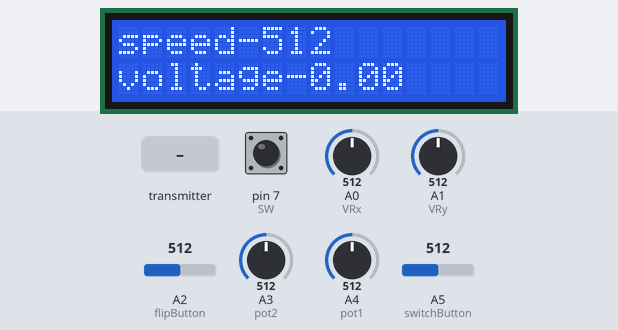
A sketch run on a simulated Arduino Uno, built with avr-gcc and run on an emulated ATmega328P. Parts: 16×2 character LCD. Inputs (shaded band) come from the test bench; at power-on: A3 (pot2) = 512, pin 7 (SW) HIGH, A0 (VRx) = 512, A1 (VRy) = 512, A2 (flipButton) = 512, A4 (pot1) = 512, A5 (switchButton) = 512. No radio packets arrive unless stated; what the sketch prints to the serial monitor is not drawn.

Above: at 1.2 s.
1.3 s: A3 (pot2) set to 110
At 2.5 s:
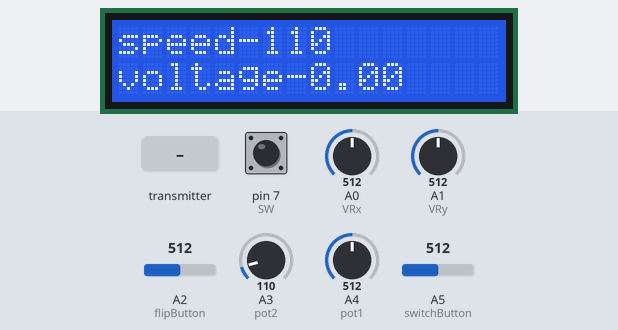
2.9 s: A3 (pot2) set to 89
At 3.9 s:
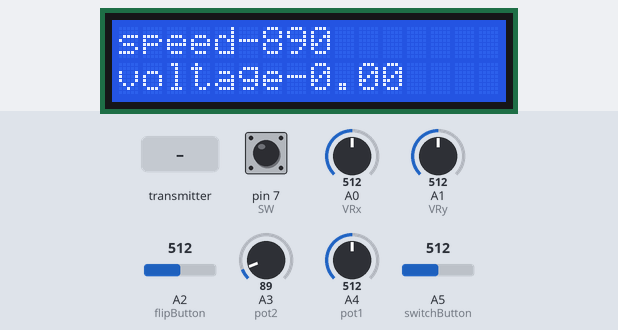
4.5 s: the transmitter starts sending receivedReading.1 = 25
At 5.7 s:
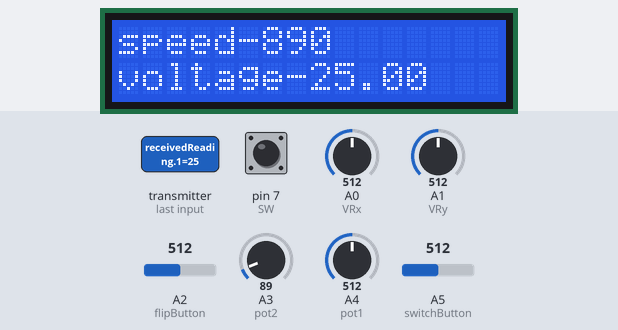
6.0 s: the transmitter starts sending receivedReading.1 = 100
At 6.5 s:
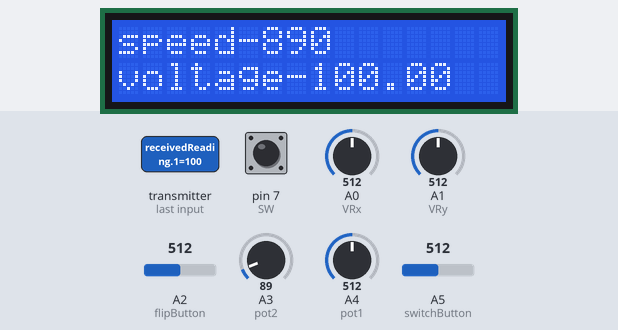
7.5 s: the transmitter starts sending receivedReading.1 = 0
At 8.1 s:
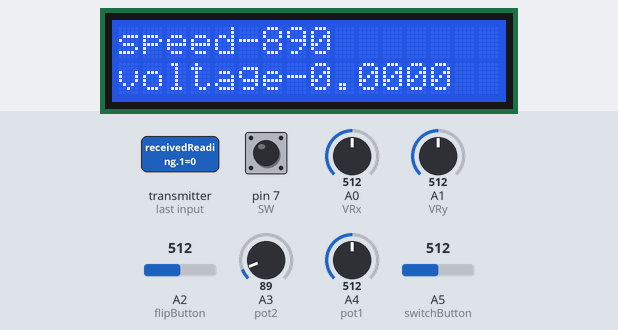
9.0 s: the transmitter starts sending receivedReading.1 = 50
At 10.4 s:
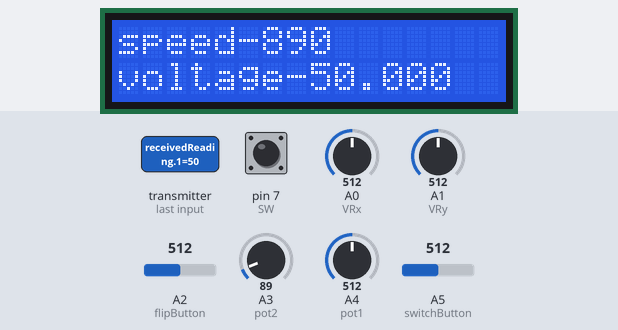
Timing chart, 0 to 11.5 s (numbered marks = the images above; inputs shaded):
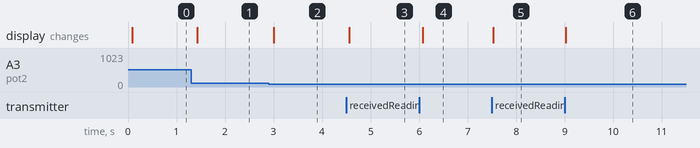

The sketch:

TRANSMITTER.ino
```cpp
#include <LiquidCrystal.h>
#include <SPI.h>
#include <nRF24L01.h>
#include <RF24.h>

#define CE_PIN  9
#define CSN_PIN 10

#include <Wire.h>

const byte slaveAddress[][5] = {"'R','x','A','A','A'","'x','R','A','A','A'"};
RF24 radio(CE_PIN, CSN_PIN);
int joyStick[7];
float receivedReading[2];

// lcd display
LiquidCrystal lcd(8, 6, 5, 4, 3, 2);


// switchButton
int switchButton = A5;
int buttonState = 0;

int flipButton = A2;
int flipButtonState= 0;

// for joystick
int VRx = A0;
int VRy = A1;
int SW = 7;

int xPosition = 0;
int yPosition = 0;
int SW_state = 0;
int mapX = 0;
int mapY = 0;

// for pot
int pot1=A4;
int pot2=A3;

int potReading1=0;
int potReading2=0;

int mapPot1=0;
int mapPot2=0;

// receiver
int test=0;

// voltage reading
float voltageReading = 0.0;


void setup() {
  // put your setup code here, to run once:

  lcd.begin(16, 2);
  lcd.print("hello");

  Serial.begin(9600);
  radio.begin();

  radio.openWritingPipe(slaveAddress[0]);
  radio.openReadingPipe(1, slaveAddress[1]);
  radio.setPALevel(RF24_PA_MAX);
  pinMode(VRx, INPUT);
  pinMode(VRy, INPUT);
  pinMode(SW, INPUT_PULLUP);
  pinMode(switchButton, INPUT);
  pinMode(flipButton, INPUT);

}

void loop() {
  // put your main code here, to run repeatedly:

  radio.stopListening();
  xPosition = analogRead(VRx);
  yPosition = analogRead(VRy);
  SW_state = digitalRead(SW);
  potReading1 = analogRead(pot1);
  potReading2 = analogRead(pot2);
  mapX = map(xPosition, 0, 1023, -512, 512);
  mapY = map(yPosition, 0, 1023, -512, 512);
  mapPot1 = map(potReading1, 0, 1023, -38, 180);
  //mapPot2 = map(potReading2, 0, 1023, -38, 180);

  // switch button
  buttonState = analogRead(switchButton);
  Serial.print("switch: ");
  Serial.println(buttonState);
  flipButtonState = analogRead(flipButton);
  Serial.print("flip: ");
  Serial.println(flipButtonState);

  joyStick[0]=mapX;
  joyStick[1]=mapY;
  joyStick[2]=SW_state;
  joyStick[3]=mapPot1;
  joyStick[4]=potReading2;
  joyStick[5]=buttonState;
  joyStick[6]=flipButtonState;

  Serial.print("X: ");
  Serial.print(joyStick[0]);
  Serial.print(" | Y: ");
  Serial.print(joyStick[1]);
  Serial.print(" | Button: ");
  Serial.println(joyStick[2]);

  Serial.print("pot1-> ");
  Serial.println(mapPot1);
  Serial.print("pot2-> ");
  Serial.println(potReading2);

  lcd.setCursor(0, 0);
  lcd.print("speed");
  lcd.setCursor(5, 0);
  lcd.print("-");
  lcd.setCursor(6, 0);
  lcd.print(potReading2);
  lcd.setCursor(0, 1);
  lcd.print("voltage");
  lcd.setCursor(7, 1);
  lcd.print("-");

  radio.write(&joyStick,sizeof(joyStick));
  delay(5);
  radio.startListening();
  if(radio.available()){
    radio.read(&receivedReading,sizeof(receivedReading));
    test = receivedReading[0];
    voltageReading = receivedReading[1];
    Serial.println(test);
    Serial.println(voltageReading);
  }
  lcd.setCursor(8, 1);
  lcd.print(voltageReading);
  //delay(1000);
}
```

Measured:
- after the input at 1.3 s, the display: changes after 0.13 s (image 1)
- after the input at 2.9 s, the display: changes after 0.10 s (image 2)
- after the input at 4.5 s, the display: changes after 0.06 s (image 3)
- after the input at 6.0 s, the display: changes after 0.08 s (image 4)
- after the input at 7.5 s, the display: changes at once (image 5)
- after the input at 9.0 s, the display: changes at once (image 6)
